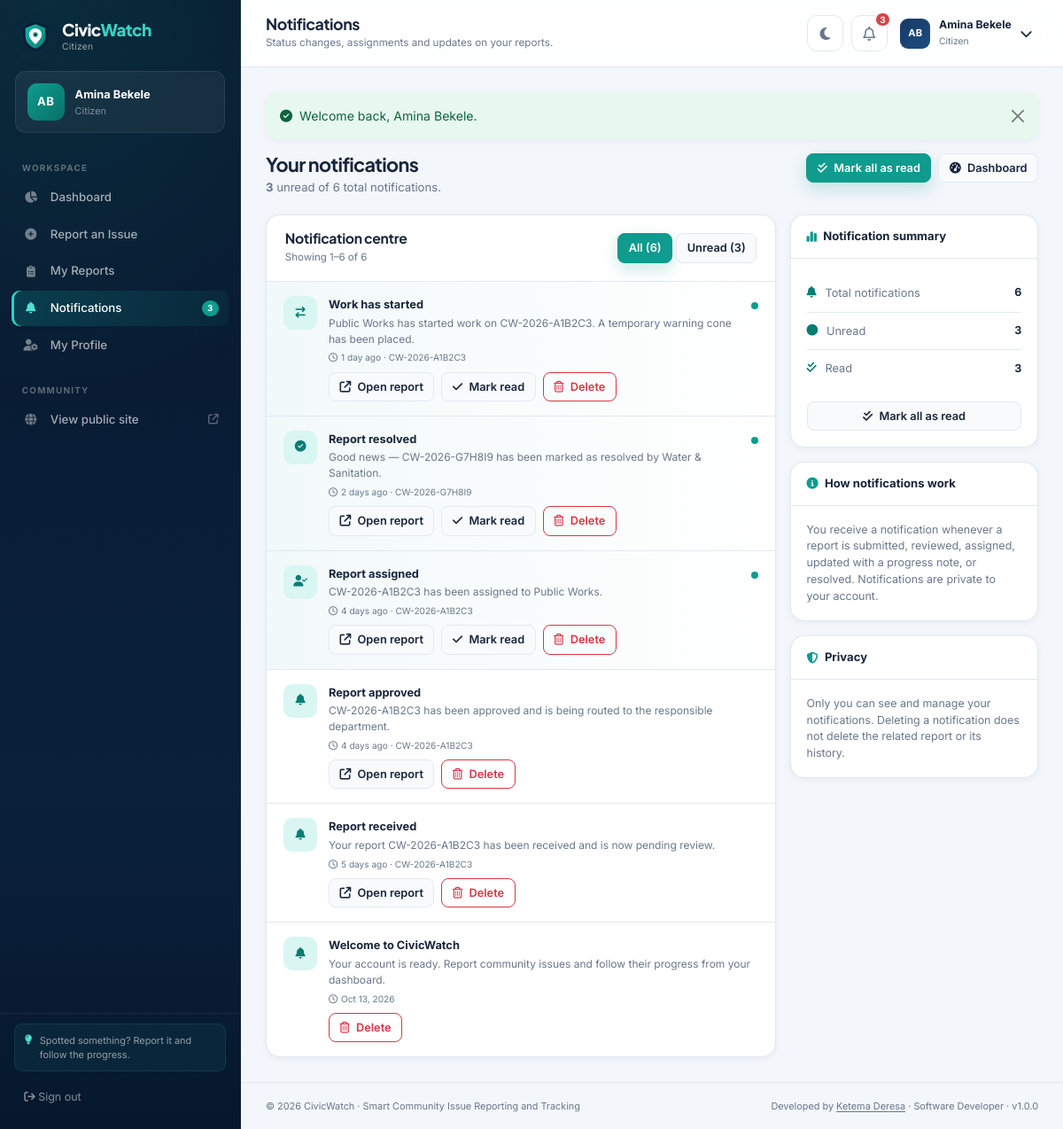
/notifications.php (signed in), run on the app's committed database.
### tables this page shows
CREATE TABLE users (
    id INT UNSIGNED NOT NULL AUTO_INCREMENT,
    full_name VARCHAR(120) NOT NULL,
    email VARCHAR(160) NOT NULL,
    phone VARCHAR(30) NULL,
    address VARCHAR(255) NULL,
    password_hash VARCHAR(255) NOT NULL,
    role ENUM('admin', 'citizen', 'staff') NOT NULL DEFAULT 'citizen',
    department_id INT UNSIGNED NULL,
    avatar VARCHAR(255) NULL,
    is_active TINYINT(1) NOT NULL DEFAULT 1,
    last_login DATETIME NULL,
    created_at TIMESTAMP NOT NULL DEFAULT CURRENT_TIMESTAMP,
    updated_at TIMESTAMP NOT NULL DEFAULT CURRENT_TIMESTAMP ON UPDATE CURRENT_TIMESTAMP,
    PRIMARY KEY (id),
    UNIQUE KEY uq_users_email (email),
    KEY idx_users_role (role),
    KEY idx_users_department (department_id),
    KEY idx_users_active (is_active),
    CONSTRAINT fk_users_department
        FOREIGN KEY (department_id) REFERENCES departments (id)
        ON UPDATE CASCADE ON DELETE SET NULL
);

CREATE TABLE notifications (
    id INT UNSIGNED NOT NULL AUTO_INCREMENT,
    user_id INT UNSIGNED NOT NULL,
    report_id INT UNSIGNED NULL,
    title VARCHAR(160) NOT NULL,
    message TEXT NOT NULL,
    is_read TINYINT(1) NOT NULL DEFAULT 0,
    created_at TIMESTAMP NOT NULL DEFAULT CURRENT_TIMESTAMP,
    PRIMARY KEY (id),
    KEY idx_notifications_user (user_id, is_read),
    KEY idx_notifications_created (created_at),
    CONSTRAINT fk_notifications_user
        FOREIGN KEY (user_id) REFERENCES users (id)
        ON UPDATE CASCADE ON DELETE CASCADE,
    CONSTRAINT fk_notifications_report
        FOREIGN KEY (report_id) REFERENCES reports (id)
        ON UPDATE CASCADE ON DELETE SET NULL
);

CREATE TABLE reports (
    id INT UNSIGNED NOT NULL AUTO_INCREMENT,
    reference_no VARCHAR(30) NOT NULL,
    user_id INT UNSIGNED NOT NULL,
    category_id INT UNSIGNED NOT NULL,
    department_id INT UNSIGNED NULL,
    assigned_staff_id INT UNSIGNED NULL,
    title VARCHAR(180) NOT NULL,
    description TEXT NOT NULL,
    address VARCHAR(255) NOT NULL,
    latitude DECIMAL(10, 8) NOT NULL,
    longitude DECIMAL(11, 8) NOT NULL,
    priority ENUM('low', 'medium', 'high', 'critical') NOT NULL DEFAULT 'medium',
    status ENUM('pending', 'under_review', 'approved', 'assigned', 'in_progress', 'resolved', 'rejected') NOT NULL DEFAULT 'pending',
    admin_notes TEXT NULL,
    rejection_reason VARCHAR(500) NULL,
    resolved_at DATETIME NULL,
    created_at TIMESTAMP NOT NULL DEFAULT CURRENT_TIMESTAMP,
    updated_at TIMESTAMP NOT NULL DEFAULT CURRENT_TIMESTAMP ON UPDATE CURRENT_TIMESTAMP,
    PRIMARY KEY (id),
    UNIQUE KEY uq_reports_reference (reference_no),
    KEY idx_reports_user (user_id),
    KEY idx_reports_category (category_id),
    KEY idx_reports_department (department_id),
    KEY idx_reports_staff (assigned_staff_id),
    KEY idx_reports_status (status),
    KEY idx_reports_priority (priority),
    KEY idx_reports_created (created_at),
    KEY idx_reports_status_created (status, created_at),
    CONSTRAINT fk_reports_user
        FOREIGN KEY (user_id) REFERENCES users (id)
        ON UPDATE CASCADE ON DELETE RESTRICT,
    CONSTRAINT fk_reports_category
        FOREIGN KEY (category_id) REFERENCES categories (id)
        ON UPDATE CASCADE ON DELETE RESTRICT,
    CONSTRAINT fk_reports_department
        FOREIGN KEY (department_id) REFERENCES departments (id)
        ON UPDATE CASCADE ON DELETE SET NULL,
    CONSTRAINT fk_reports_staff
        FOREIGN KEY (assigned_staff_id) REFERENCES users (id)
        ON UPDATE CASCADE ON DELETE SET NULL
);

### notifications.php (the view, shortened to what the rows shown need)
<?php
require_once __DIR__ . '/includes/functions.php';
$user = require_login();
$userId = (int) $user['id'];
$reportUrl = static function (?int $reportId) use ($user): ?string {
    if (!$reportId) {
        return null;
    }
    return match ($user['role']) {
        'admin' => url('admin/report_view.php?id=' . $reportId),
        'staff' => url('staff/report_view.php?id=' . $reportId),
        default => url('user/report_view.php?id=' . $reportId),
    };
};
$where = ' WHERE user_id = ?';
$whereAliased = ' WHERE n.user_id = ?';
$params = [$userId];
$filteredTotal = (int) fetch_value('SELECT COUNT(*) FROM notifications' . $where, $params, 0);
$pagination = paginate($filteredTotal, 15);
$offset = (int) $pagination['offset'];
$limit = (int) $pagination['per_page'];
$notifications = fetch_all(
    "SELECT n.*, r.reference_no, r.title AS report_title
     FROM notifications n
     LEFT JOIN reports r ON r.id = n.report_id
     {$whereAliased}
     ORDER BY n.created_at DESC, n.id DESC
     LIMIT {$limit} OFFSET {$offset}",
    $params
);
$pageTitle = 'Notifications';
require __DIR__ . '/includes/dashboard_header.php';
?>
<div class="page-heading">
    <div>
        <h2>Your notifications</h2>
    </div>
</div>
<div class="row g-3">
    <div class="col-xl-8">
        <div class="content-card">
            <?php if ($notifications): ?>
                <ul class="notification-list">
                    <?php foreach ($notifications as $notification): ?>
                        <?php
                        $isUnread = !(int) $notification['is_read'];
                        $title = mb_strtolower($notification['title']);
                        $icon = 'fa-bell';
                        if (str_contains($title, 'assign')) {
                            $icon = 'fa-user-check';
                        } elseif (str_contains($title, 'resolv')) {
                            $icon = 'fa-circle-check';
                        } elseif (str_contains($title, 'reject')) {
                            $icon = 'fa-circle-xmark';
                        } elseif (str_contains($title, 'evidence') || str_contains($title, 'photo')) {
                            $icon = 'fa-camera-retro';
                        } elseif (str_contains($title, 'progress') || str_contains($title, 'update') || str_contains($title, 'started')) {
                            $icon = 'fa-arrow-right-arrow-left';
                        }
                        $target = $reportUrl($notification['report_id'] ? (int) $notification['report_id'] : null);
                        ?>
                        <li class="notification-item <?= $isUnread ? 'unread' : '' ?>">
                            <div class="notif-icon"><i class="fa-solid <?= e($icon) ?>"></i></div>
                            <div class="notif-content">
                                <strong><?= e($notification['title']) ?></strong>
                                <p><?= nl2br(e($notification['message'])) ?></p>
                                <time>
                                    <i class="fa-regular fa-clock me-1"></i><?= e(time_ago($notification['created_at'])) ?>
                                    <?php if ($notification['reference_no']): ?>
                                        · <span class="report-ref"><?= e($notification['reference_no']) ?></span>
                                    <?php endif; ?>
                                </time>
                                <div class="d-flex flex-wrap gap-2 mt-2">
                                    <?php if ($target): ?>
                                        <form method="post" action="<?= e(url('notifications.php')) ?>">
                                            <button class="btn btn-soft btn-sm" type="submit"><i class="fa-solid fa-arrow-up-right-from-square me-1"></i> Open report</button>
                                        </form>
                                    <?php endif; ?>
                                    <?php if ($isUnread): ?>
                                        <form method="post" action="<?= e(url('notifications.php')) ?>">
                                            <button class="btn btn-soft btn-sm" type="submit"><i class="fa-solid fa-check me-1"></i> Mark read</button>
                                        </form>
                                    <?php endif; ?>
                                    <form method="post" action="<?= e(url('notifications.php')) ?>" data-confirm="Delete this notification?">
                                        <button class="btn btn-outline-danger btn-sm" type="submit"><i class="fa-regular fa-trash-can me-1"></i> Delete</button>
                                    </form>
                                </div>
                            </div>
                            <?php if ($isUnread): ?><span class="unread-dot" title="Unread"></span><?php endif; ?>
                        </li>
                    <?php endforeach; ?>
                </ul>
            <?php endif; ?>
        </div>
    </div>
</div>
<?php require __DIR__ . '/includes/dashboard_footer.php'; ?>

### includes/dashboard_header.php (shortened to what the rows shown need)
<?php
require_once __DIR__ . '/functions.php';
$user = auth_user();
$pageTitle = $pageTitle ?? 'Dashboard';
$role = $user['role'];
$roleLabel = role_label($role);
?>
<!doctype html>
<html lang="en" data-bs-theme="light">
<head>
    <link href="https://cdn.jsdelivr.net/npm/bootstrap@5.3.3/dist/css/bootstrap.min.css" rel="stylesheet">
    <link href="https://cdnjs.cloudflare.com/ajax/libs/font-awesome/6.5.2/css/all.min.css" rel="stylesheet">
    <link href="https://unpkg.com/leaflet@1.9.4/dist/leaflet.css" rel="stylesheet">
    <link href="<?= e(asset('css/style.css')) ?>" rel="stylesheet">
</head>
<body class="dashboard-body">
<div class="app-shell">
    <aside class="app-sidebar" id="appSidebar" aria-label="Main navigation">
        <div class="sidebar-head">
            <a class="brand-lockup brand-lockup-light" href="<?= e(url(dashboard_path($role))) ?>">
                <span><strong>Civic<span>Watch</span></strong><small><?= e($roleLabel) ?></small></span>
            </a>
        </div>
        <div class="sidebar-profile">
            <div class="avatar avatar-teal"><?= e(initials($user['full_name'])) ?></div>
            <div class="min-w-0">
                <strong class="text-truncate d-block"><?= e($user['full_name']) ?></strong>
                <span class="text-truncate d-block"><?= e($user['department_name'] ?: $roleLabel) ?></span>
            </div>
        </div>
    </aside>
    <div class="app-main">
        <header class="app-topbar">
            <div class="d-flex align-items-center gap-3 min-w-0">
                <div class="min-w-0">
                    <h1 class="topbar-title text-truncate"><?= e($pageTitle) ?></h1>
                </div>
            </div>
            <div class="topbar-actions">
                <div class="dropdown">
                    <button class="user-menu" type="button" data-bs-toggle="dropdown" aria-expanded="false">
                        <span class="avatar avatar-sm"><?= e(initials($user['full_name'])) ?></span>
                        <span class="user-menu-text d-none d-md-block">
                            <strong><?= e($user['full_name']) ?></strong>
                            <small><?= e($roleLabel) ?></small>
                        </span>
                        <i class="fa-solid fa-chevron-down small d-none d-md-block"></i>
                    </button>
                </div>
            </div>
        </header>
        <main class="app-content">

### data on the page
users: role "Citizen", full_name "AB", full_name "Amina Bekele"
notifications: title "Work has started", message "Public Works has started work on CW-2026-A1B2C3. A temporary warning cone has been placed.", created_at "1 day ago", report.reference_no "CW-2026-A1B2C3", is_read 0 (drawn)
notifications: title "Report resolved", message "Good news — CW-2026-G7H8I9 has been marked as resolved by Water & Sanitation.", created_at "2 days ago", report.reference_no "CW-2026-G7H8I9", is_read 0 (drawn)
notifications: title "Report assigned", message "CW-2026-A1B2C3 has been assigned to Public Works.", created_at "4 days ago", report.reference_no "CW-2026-A1B2C3", is_read 0 (drawn)
notifications: title "Report approved", message "CW-2026-A1B2C3 has been approved and is being routed to the responsible department.", created_at "4 days ago", report.reference_no "CW-2026-A1B2C3"
notifications: title "Report received", message "Your report CW-2026-A1B2C3 has been received and is now pending review.", created_at "5 days ago", report.reference_no "CW-2026-A1B2C3"
notifications: title "Welcome to CivicWatch", message "Your account is ready. Report community issues and follow their progress from your dashboard.", created_at "Oct 13, 2026"

### other printed values
$user['department_name'] ?: $roleLabel "Citizen"
$item['label'] "Dashboard"
$item['label'] "Report an Issue"
$item['label'] "My Reports"
$item['label'] "Notifications"
$unread > 99 ? '99+' : (string) $unread "3"
$item['label'] "My Profile"
$pageTitle "Notifications"
$pageSubtitle "Status changes, assignments and updates on your reports."
$unread > 9 ? '9+' : (string) $unread "3"
$flash['message'] "Welcome back, Amina Bekele."
$unread "3"
$total "6"
$pagination['from'] "1"
$pagination['to'] "6"
